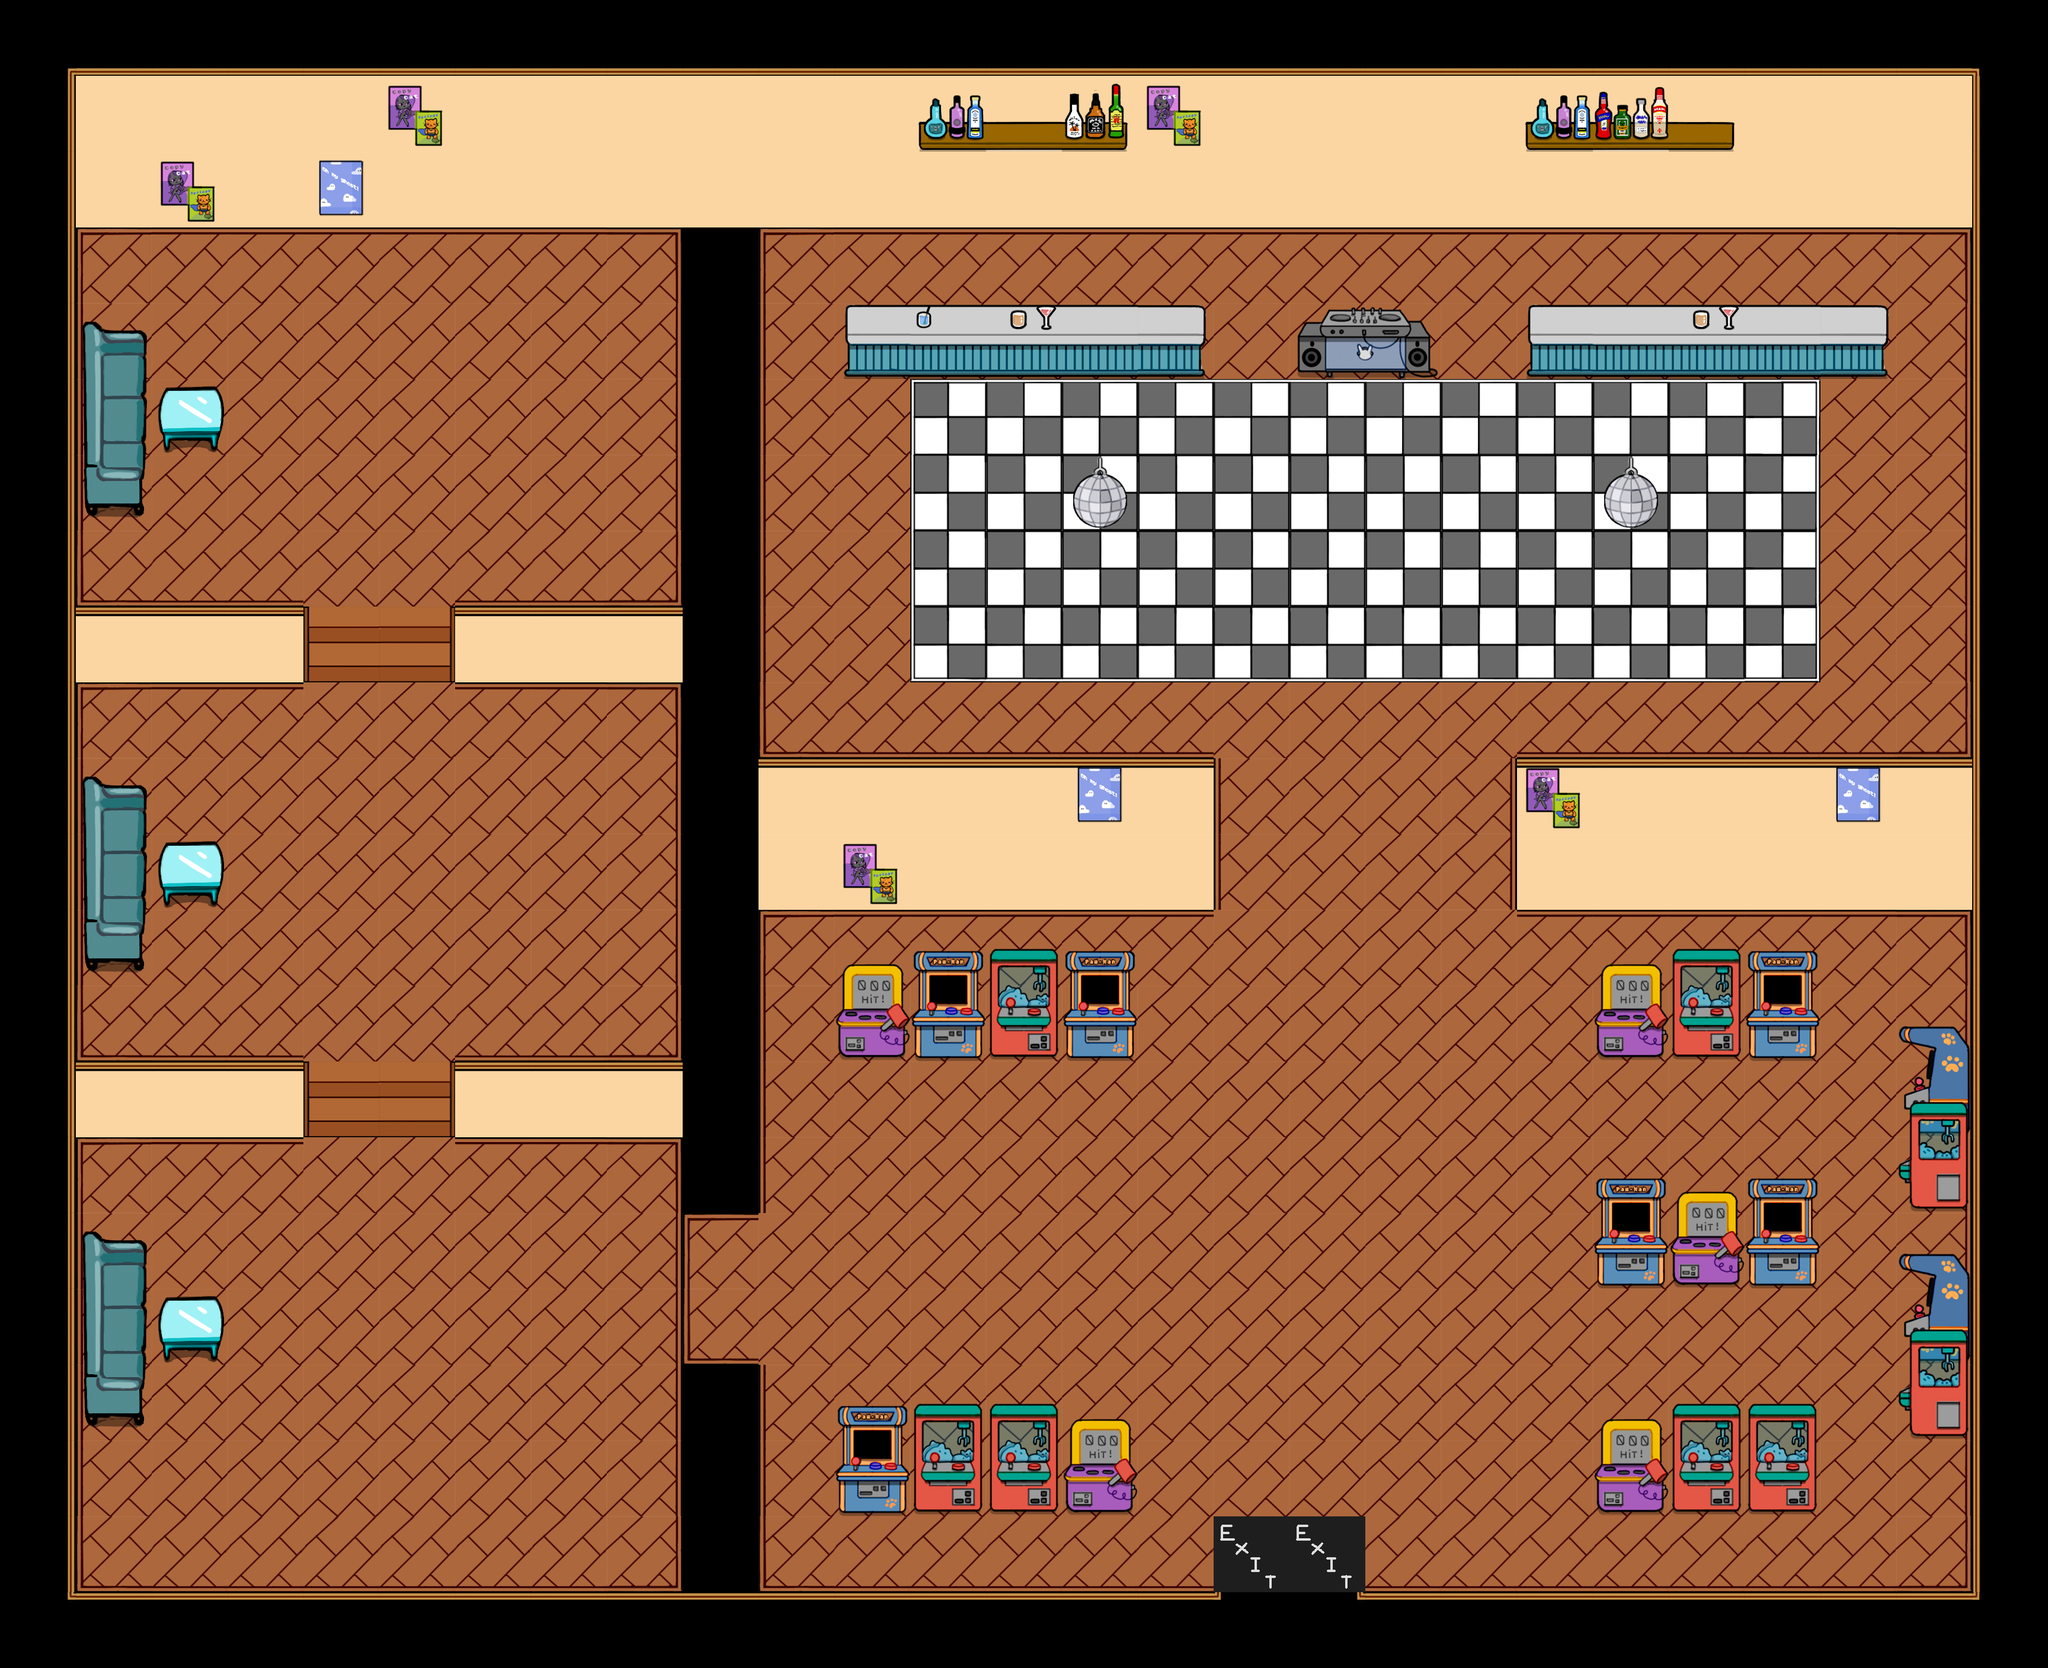

A 2D game scene composited from a Tiled map and its tileset images. What follows is a short description and the map's XML, with each tile layer's data collapsed to a summary:
An orthogonal 27x22 tile map with 128x128 px tiles, 5 tile layers (disco, Bordes paredes, assets, assets 2, ...), 4 tilesets and 28 objects.

<map version="1.10" tiledversion="1.10.2" orientation="orthogonal" renderorder="right-down" width="27" height="22" tilewidth="128" tileheight="128" infinite="0" nextlayerid="10" nextobjectid="39">
 <tileset firstgid="1" name="disco-plantilla" tilewidth="128" tileheight="128" tilecount="9" columns="3">
  <image source="disco-plantilla.png" width="384" height="384" />
 </tileset>
 <tileset firstgid="10" name="Colisiones" tilewidth="128" tileheight="128" tilecount="2" columns="2">
  <image source="Colisiones.png" width="256" height="128" />
 </tileset>
 <tileset firstgid="12" name="spritesfondo" tilewidth="128" tileheight="128" tilecount="500" columns="25">
  <image source="spritesfondo.png" width="3200" height="2560" />
 </tileset>
 <tileset firstgid="512" name="sprites_taberna" tilewidth="128" tileheight="128" tilecount="100" columns="10">
  <image source="sprites_taberna.png" width="1280" height="1280" />
 </tileset>
 <layer id="1" name="disco" width="27" height="22">
  <properties>
   <property name="Draw" type="bool" value="true" />
  </properties>
  <data>[594 cells, 559 non-empty, 28 distinct tile ids]</data>
 </layer>
 <layer id="4" name="Bordes paredes" width="27" height="22">
  <properties>
   <property name="Draw" type="bool" value="true" />
  </properties>
  <data>[594 cells, 59 non-empty, 4 distinct tile ids]</data>
 </layer>
 <layer id="6" name="assets" width="27" height="22">
  <properties>
   <property name="Draw" type="bool" value="true" />
  </properties>
  <data>[594 cells, 76 non-empty, 22 distinct tile ids]</data>
 </layer>
 <layer id="7" name="assets 2" width="27" height="22">
  <properties>
   <property name="Draw" type="bool" value="true" />
  </properties>
  <data>[594 cells, 11 non-empty, 7 distinct tile ids]</data>
 </layer>
 <layer id="8" name="techo" width="27" height="22">
  <properties>
   <property name="Draw" type="bool" value="true" />
  </properties>
  <data>[594 cells, 2 non-empty, 1 distinct tile ids]</data>
 </layer>
 <objectgroup id="3" name="Transiciones">
  <properties>
   <property name="entity" type="int" value="5" />
  </properties>
  <object id="1" x="2048" y="2560" width="256" height="128">
   <properties>
    <property name="mapID" type="int" value="0" />
    <property name="targetDoor" type="int" value="30" />
   </properties>
  </object>
 </objectgroup>
 <objectgroup id="9" name="Colliders">
  <object id="2" x="1148" y="270" width="132" height="1690" />
  <object id="3" x="1150" y="2300" width="132" height="386" />
  <object id="4" x="768" y="1786" width="384" height="40" />
  <object id="5" x="116" y="1782" width="400" height="46" />
  <object id="8" x="274" y="2192" width="96" height="24" />
  <object id="9" x="264" y="1426" width="112" height="24" />
  <object id="10" x="121.212" y="2684.85" width="1933.33" height="9.09091" />
  <object id="11" x="127.273" y="121.212" width="12.1212" height="2560.61" />
  <object id="12" x="139.394" y="257.576" width="3196.97" height="27.2727" />
  <object id="13" x="3327.27" y="281.818" width="6.06061" height="2418.18" />
  <object id="14" x="2306.06" y="2681.82" width="1027.27" height="18.1818" />
  <object id="16" x="3204" y="2128" width="110" height="214" />
  <object id="17" x="3206" y="1740" width="112" height="196" />
  <object id="18" x="2696" y="1992" width="362" height="86" />
  <object id="19" x="2696" y="1608" width="372" height="88" />
  <object id="21" x="2556" y="1264" width="774" height="176" />
  <object id="24" x="1284.85" y="1263.64" width="769.697" height="175.758" />
  <object id="27" x="1427.27" y="518.182" width="596.97" height="30.303" />
  <object id="28" x="2580" y="518" width="600" height="28" />
  <object id="29" x="2202" y="528" width="198" height="32" />
  <object id="31" x="280" y="654" width="90" height="18" />
  <object id="32" x="132" y="1018" width="380" height="42" />
  <object id="33" x="766" y="1014" width="380" height="46" />
  <object id="34" x="2854" y="1688" />
  <object id="35" x="2696" y="2372" width="366" height="86" />
  <object id="36" x="1412" y="1606" width="498" height="86" />
  <object id="37" x="1416" y="2372" width="490" height="76" />
 </objectgroup>
</map>
